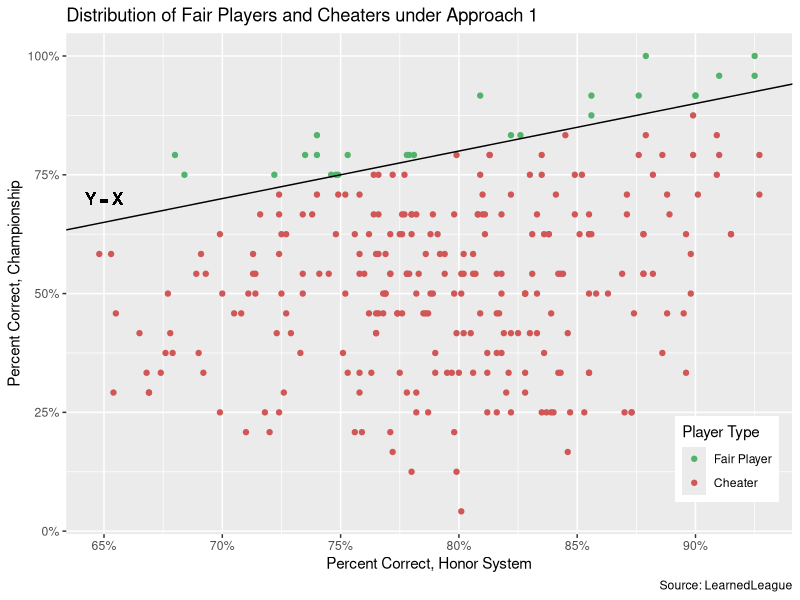
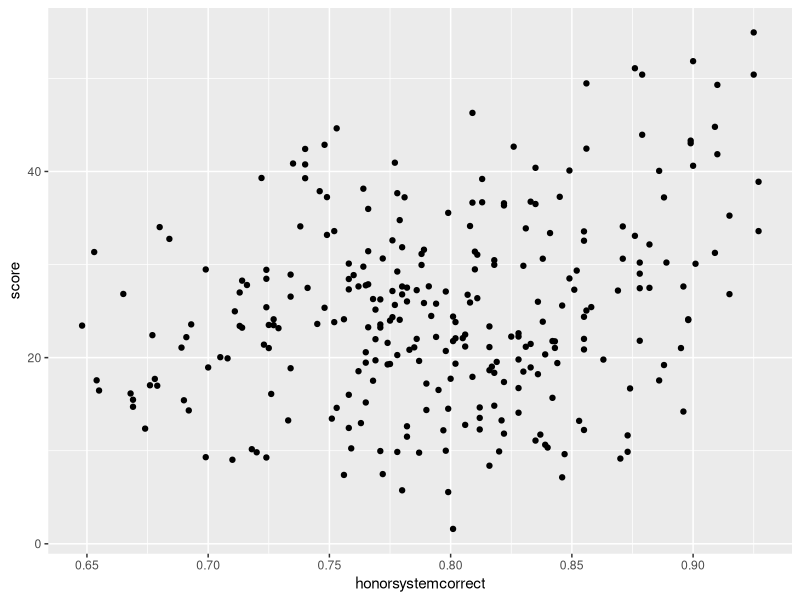
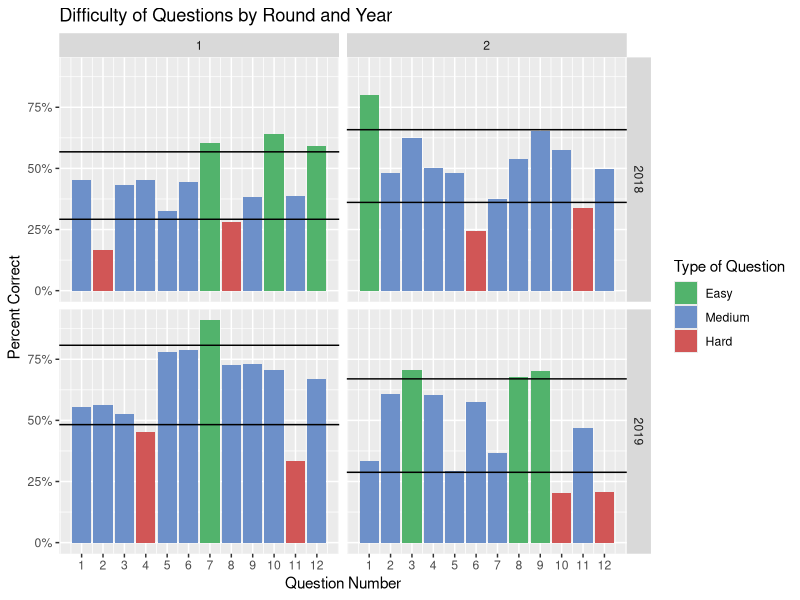
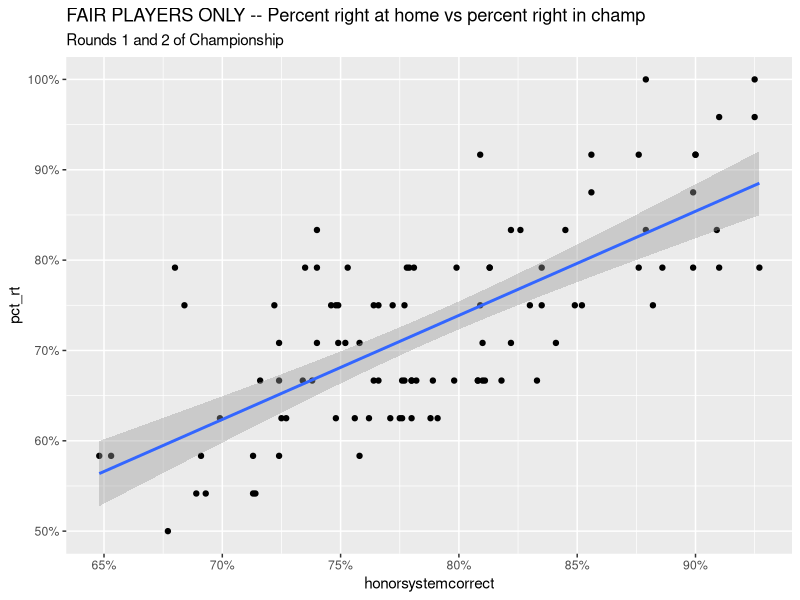
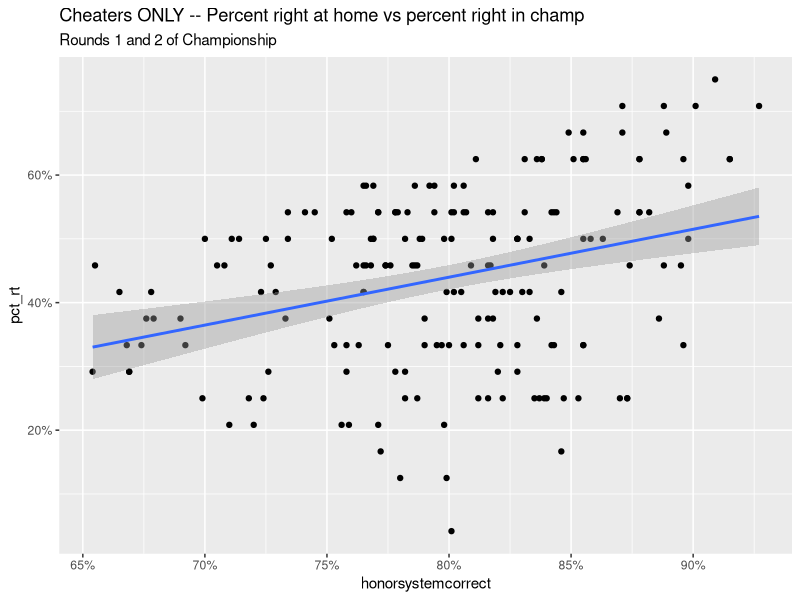
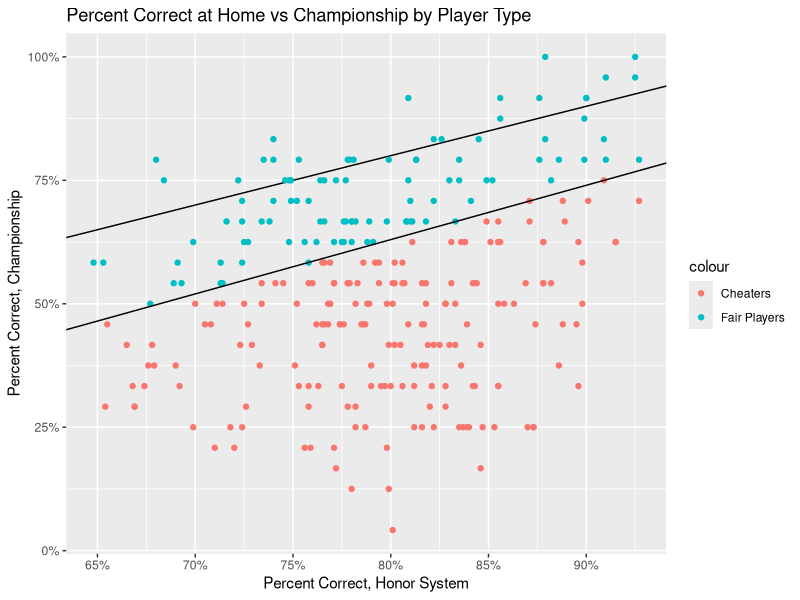
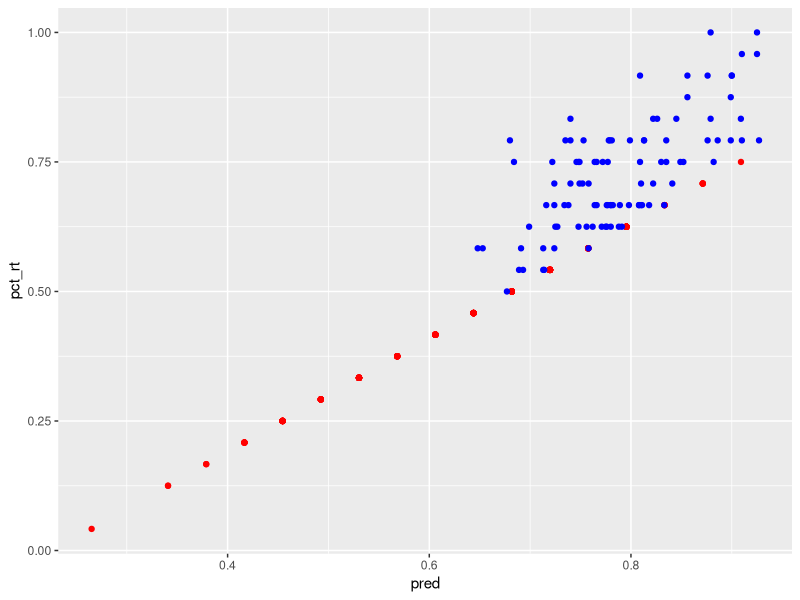
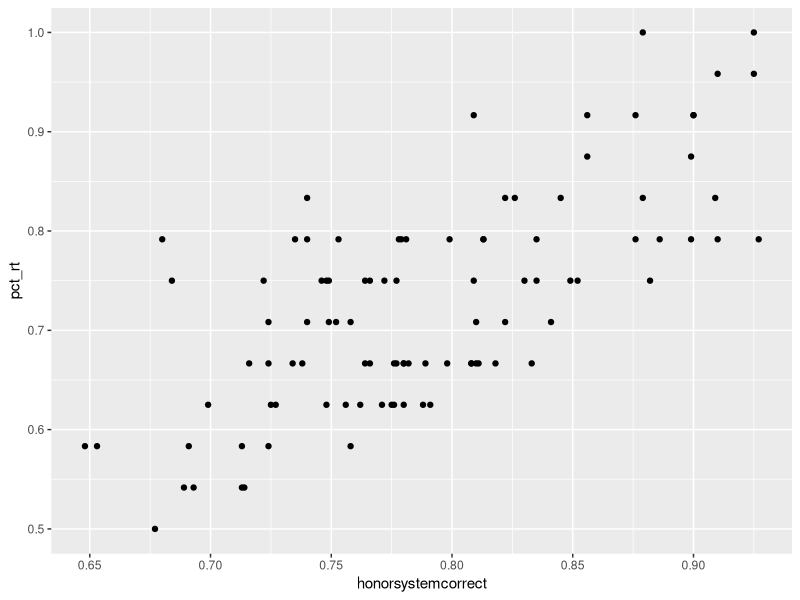

Recreate these plots in R, in order. (Note: this script raises an error after producing the figures.)
## ---- chunk 1
knitr::opts_chunk$set(echo = TRUE)
## ---- chunk 2
library(tidyverse)
library(lubridate)
library(knitr)
library(kableExtra)
library(scales)
library(ggthemes)
library(glue)
## ---- chunk 3
raw <- read_csv("pset3.csv")

edited <- raw %>% 
  pivot_longer(
    c(-name, -year, -round, -merge, -numbercorrect, -honorsystemcorrect),
    names_to = "qno",
    values_to = "ans"
  ) %>%
  mutate(qno = as.numeric(str_remove_all(qno, "q"))) %>%
  mutate(honorsystemcorrect = na_if(honorsystemcorrect, -99))
## ---- chunk 4
edited %>%
  group_by(year, round) %>%
  summarize(sample_size = n(), 
            mean(ans), 
            max = max(numbercorrect),
            min = min(numbercorrect),
            mean = mean(numbercorrect),
            sd = sd(numbercorrect)) %>%
  drop_na() %>%
  mutate(`mean(ans)` = percent(`mean(ans)`, accuracy = 0.1),
         mean = round(mean, digits = 2),
         sd = round(sd, digits = 2)) %>%
  ungroup() %>%
  pivot_wider(round, names_from = year, values_from = c(sample_size, `mean(ans)`, min, max, mean, sd)) %>%
  select(round, 
         sample_size_2018, `mean(ans)_2018`, min_2018, max_2018, mean_2018, sd_2018, 
         sample_size_2019, `mean(ans)_2019`, min_2019, max_2019, mean_2019, sd_2019) %>%
  kable("latex", booktabs = T, align = "r", caption = "Summary Statistics of Correct Answers by Year and Round of the Championship",
        col.names = c("Round", 
                      "N", "% Correct", "Min", "Max", "Mean", "St Dev", 
                      "N", "% Correct", "Min", "Max", "Mean", "St Dev")) %>%
  add_header_above(c(" ", "Questions Overall" = 2, "Individual Performance" = 4, "Questions Overall" = 2, "Individual Performance" = 4)) %>%
  add_header_above(c(" ", "2018" = 6, "2019" = 6)) %>%
  column_spec(1, border_right = T) %>%
  column_spec(7, border_right = T)%>%
  kable_styling(position = "center", latex_options = "hold_position")
## ---- chunk 5
edited %>%
  group_by(year, round) %>%
  summarize(mean_hnr_pct = mean(honorsystemcorrect, na.rm = TRUE),
            med = median(honorsystemcorrect, na.rm = TRUE),
            min = min(honorsystemcorrect, na.rm = TRUE),
            max = max(honorsystemcorrect, na.rm = TRUE)) %>%
  mutate(mean_hnr_pct = percent(mean_hnr_pct, accuracy = 0.1),
         med = percent(med, accuracy = 0.1),
         min = percent(min, accuracy = 0.1),
         max = percent(max, accuracy = 0.1)) %>%
  drop_na() %>%
  pivot_wider(id_cols = round, names_from = year, values_from = c(mean_hnr_pct, med, min, max)) %>%
  select(round, 
         mean_hnr_pct_2018, med_2018, min_2018, max_2018, 
         mean_hnr_pct_2019, med_2019, min_2019, max_2019) %>%
  kable("latex", booktabs = T, align = "r",
        caption = "Summary Statistics of Honor System Performance by Year and Round",
        col.names = c("Round", 
                      "Mean", "Median", "Min", "Max", 
                      "Mean", "Median", "Min", "Max")) %>%
  add_header_above(c(" ", "2018" = 4, "2019" = 4)) %>%
  column_spec(1, border_right = T) %>%
  column_spec(5, border_right = T) %>%
  kable_styling(position = "center", latex_options = "hold_position")
## ---- chunk 6
app1 <- edited %>%
  filter(round %in% c(1, 2)) %>%
  group_by(year, name, honorsystemcorrect) %>%
  summarize(pct_rt = mean(ans, na.rm = TRUE)) %>%
  drop_na() %>%
  mutate(cheater = if_else(honorsystemcorrect > pct_rt, 1, 0))

app1 %>%
  ggplot(aes(x = honorsystemcorrect, y = pct_rt, color = factor(cheater))) +
  geom_point() +
  geom_abline(slope = 1) +
  geom_text(aes(0.65, 0.70, label = "Y = X"), color = "black") +
  scale_x_continuous(labels = scales::label_percent()) +
  scale_y_continuous(labels = scales::label_percent()) +
  scale_color_manual(name = "Player Type", 
                     labels = c("Fair Player", "Cheater"), 
                     values = c("#52b36c", "#d15656")) +
  labs(title = "Distribution of Fair Players and Cheaters under Approach 1",
       x = "Percent Correct, Honor System",
       y = "Percent Correct, Championship",
       caption = "Source: LearnedLeague") +
  theme(legend.position = c(0.91, 0.15))

mean(app1 %>% filter(cheater == 0) %>% magrittr::use_series(honorsystemcorrect))
mean(app1 %>% filter(cheater == 0) %>% magrittr::use_series(pct_rt))
## ---- chunk 7
champ_difficulty <- edited %>%
  filter(round %in% c(1, 2)) %>%
  group_by(year, round, qno) %>%
  summarize(corr = sum(ans), asked = n()) %>%
  mutate(pct_corr = corr/asked, 
         # I let difficulty be 1/pct_corr because I want its value to be higher for questions that people get correct less often. 
         difficulty = 1/pct_corr) %>%
  select(year, round, qno, pct_corr, difficulty)
champ_difficulty

# Difficult questions are answered correctly a standard deviation less frequently than the mean of each round. 
metrics <- champ_difficulty %>%
  group_by(year, round) %>%
  summarize(mean_corr = mean(pct_corr), sd = sd(pct_corr))

edited %>%
  drop_na(honorsystemcorrect) %>%
  filter(ans == 1) %>%
  inner_join(champ_difficulty) %>%
  group_by(name, year, honorsystemcorrect) %>%
  summarize(score = sum (difficulty)) %>%
  arrange(desc(score)) %>%
  ggplot(mapping = aes(x = honorsystemcorrect, y = score)) +
  geom_point()


plot <- champ_difficulty %>%
  left_join(metrics) %>%
  mutate(difficulty = if_else(pct_corr > mean_corr + sd, 0, 1),
         difficulty = if_else(pct_corr < mean_corr - sd, 2, difficulty))
plot


ggplot(plot, mapping = aes(x = qno, y = pct_corr, fill = factor(difficulty))) +
  geom_col() +
  geom_hline(plot, mapping = aes(yintercept = mean_corr + sd)) +
  geom_hline(plot, mapping = aes(yintercept = mean_corr - sd)) +
  scale_y_continuous(labels = scales::label_percent()) +
  scale_x_continuous(breaks = seq(1, 12)) +
  scale_fill_manual(name = "Type of Question",
                    labels = c("Easy", "Medium", "Hard"),
                    values = c("#52b36c", "#6d90c9", "#d15656")) +
  labs(title = "Difficulty of Questions by Round and Year",
       x = "Question Number",
       y = "Percent Correct ") +
  facet_grid(year ~ round)

easyqs <- plot %>% 
  filter(difficulty == 0) %>%
  select(year, round, qno)

inner_join(easyqs, edited) %>%
  drop_na(honorsystemcorrect) %>%
  group_by(name, honorsystemcorrect) %>%
  summarize(count = sum(ans)) %>%
  mutate(num_easyqs = nrow(easyqs)) %>%
  arrange(-desc(count))
## being good at trivia means you can answer lots of hard questions.
## ---- chunk 8
corr_r_1and2 <- edited %>%
  filter(round %in% c(1, 2)) %>%
  drop_na(honorsystemcorrect, ans) %>%
  group_by(year, name, honorsystemcorrect) %>%
  summarize(pct_rt = mean(ans))

ttester <- function(current_selection, year_sel) {
  obs <- edited %>%
    filter(round %in% c(1, 2), 
           year == year_sel,
           name == current_selection)
  # Case where people get a perfect score in competition returns no std dev so 
  # do not do a ttest in those situations
  if (sum(obs$ans) == 24) {
    return(1)
  }
  honsyscorr_num <- obs %>%
    magrittr::extract2(1,6)
  pval <- t.test(obs$ans, mu = honsyscorr_num, alternative = "less") %>%
    broom::tidy() %>%
    magrittr::extract2(1, 3)
}

pvals <- edited %>%
  drop_na(honorsystemcorrect, ans) %>%
  distinct(name, year) %>%
  mutate(pvals = map2(name, year, ttester),
         statsig = if_else(pvals < 0.05, 1, 0))

allplayers <- left_join(corr_r_1and2, pvals)

# List of people that cheated
cheaters <- allplayers %>%
  filter(statsig == 1) %>%
  select(-statsig) %>%
  mutate(type = "cheater")

# List of people that didn't cheat
fairplayers <- allplayers %>%
  filter(statsig == 0) %>%
  select(-statsig) %>%
  mutate(type = "fair")
# %>%
 # mutate(honorsystemcorrect = percent(honorsystemcorrect, accuracy = 0.1),
 #        pct_rt = percent(pct_rt, accuracy = 0.1))
## ---- chunk 9
fairplayers %>%
  ggplot(aes(honorsystemcorrect, pct_rt)) +
  geom_point() +
  labs(title = "FAIR PLAYERS ONLY -- Percent right at home vs percent right in champ",
       subtitle = "Rounds 1 and 2 of Championship") +
  scale_x_continuous(labels = scales::label_percent()) +
  scale_y_continuous(labels = scales::label_percent()) +
  geom_smooth(method = "lm")



cheaters %>%
  ggplot(aes(honorsystemcorrect, pct_rt)) +
  geom_point() +
  labs(title = "Cheaters ONLY -- Percent right at home vs percent right in champ",
       subtitle = "Rounds 1 and 2 of Championship") +
  scale_x_continuous(labels = scales::label_percent()) +
  scale_y_continuous(labels = scales::label_percent()) +
  geom_smooth(method = "lm")

pp <- edited %>%
  filter(round %in% c(1, 2)) %>%
  group_by(year, name, honorsystemcorrect) %>%
  summarize(pct_rt = mean(ans)) %>%
  drop_na() %>%
  ggplot(aes(honorsystemcorrect, pct_rt)) +
  labs(x = "Percent Correct, Honor System",
       y= "Percent Correct, Championship") +
  geom_abline(slope=1) +
  scale_x_continuous(labels = scales::label_percent()) +
  scale_y_continuous(labels = scales::label_percent())


pp +
  geom_point(cheaters, mapping = aes(honorsystemcorrect, pct_rt, color = "Cheaters")) +
  geom_point(fairplayers, mapping = aes(honorsystemcorrect, pct_rt, color = "Fair Players")) +
  labs(title = "Percent Correct at Home vs Championship by Player Type") +
  geom_abline(slope = 1.1, intercept = -0.25)
#  theme(legend.position = c(0.93, 0.1))
# Point on the far right side scored 95% but scored in competition like someone who scored 80% on the honor system. Use that system to figure out what the predected scores of people should be. 

adj <- cheaters %>%
  mutate(pred = (pct_rt + 0.25)/1.1)

ggplot() +
  geom_point(adj, mapping = aes(pred, pct_rt), color = "red") +
  geom_point(fairplayers, mapping = aes(honorsystemcorrect, pct_rt), color = "blue")


mean(fairplayers$honorsystemcorrect)
mean(fairplayers$pct_rt)

fairplayers %>%
  ggplot(aes(honorsystemcorrect, pct_rt)) +
  geom_point()
## ---- chunk 10
edited %>%
  filter(round %in% c(3, 4)) %>%
  drop_na(honorsystemcorrect, ans) %>%
  group_by(year, name, honorsystemcorrect) %>%
  summarize(pct_rt = mean(ans))
## ---- chunk 11
edited %>%
  filter(merge == "merged") %>%
  group_by(year, round, qno) %>% 
  summarize(correct_ans = sum(ans), times_asked = n()) %>%
  ggplot(mapping = aes(x = qno, y = correct_ans/times_asked)) +
  geom_col() +
  facet_grid(round ~ year) +
  scale_x_continuous(breaks = seq(1, 12)) +
  scale_y_continuous(limits = c(0, 1), labels = label_percent()) +
  labs(title = "Percent of questions correctly answered in Championship", 
       subtitle = "All Players",
       x = "Question Number", 
       y = "% Correctly Answered")

inner_join(fairplayers, edited) %>%
  group_by(year, round, qno) %>% 
  summarize(correct_ans = sum(ans), times_asked = n()) %>%
  ggplot(mapping = aes(x = qno, y = correct_ans/times_asked)) +
  geom_col() +
  facet_grid(round ~ year) +
  scale_x_continuous(breaks = seq(1, 12)) +
  scale_y_continuous(limits = c(0, 1), labels = label_percent()) +
  labs(title = "Percent of questions correctly answered in Championship", 
       subtitle = "Fair Players only",
       x = "Question Number", 
       y = "% Correctly Answered")

inner_join(cheaters, edited) %>%
  group_by(year, round, qno) %>% 
  summarize(correct_ans = sum(ans), times_asked = n()) %>%
  ggplot(mapping = aes(x = qno, y = correct_ans/times_asked)) +
  geom_col() +
  facet_grid(round ~ year) +
  scale_x_continuous(breaks = seq(1, 12)) +
  scale_y_continuous(limits = c(0, 1), labels = label_percent()) +
  labs(title = "Percent of questions correctly answered in Championship", 
       subtitle = "Cheaters only",
       x = "Question Number", 
       y = "% Correctly Answered")


bind_rows(cheaters, fairplayers) %>%
  inner_join(edited) %>%
  group_by(year, round, qno, type) %>% 
  summarize(correct_ans = sum(ans), times_asked = n()) %>%
  ggplot(aes(x = qno, y = correct_ans/times_asked, group = type, fill = type)) +
  geom_col(position = "dodge") +
  facet_grid(round ~ year) +
  scale_x_continuous(breaks = seq(1, 12)) +
  scale_y_continuous(limits = c(0, 1), labels = label_percent()) +
  labs(title = "Percent of questions correctly answered in Championship", 
       subtitle = "Both",
       x = "Question Number", 
       y = "% Correctly Answered")
## ---- chunk 12
cheaters %>%
  mutate(honorsystemcorrect = percent(honorsystemcorrect, accuracy = 0.1),
         pct_rt = percent(pct_rt, accuracy = 0.1)) %>%
  slice(1:10) #%>%
#  kable(col.names = c("Year", "Name", "Percent Correct, Honor System", "Percent Correct, Competition", "P-Value"))
## ---- chunk 13
# Lets find people who I think played honestly during the regular season. 
edited %>%
  distinct(name, honorsystemcorrect) %>%
  ggplot(aes(honorsystemcorrect)) +
  geom_histogram()

edited %>%
  group_by(name, year, round) %>%
  mutate(stdev = sd(ans), competcorrect = mean(ans)) %>%
  mutate(tstatistic = (competcorrect - honorsystemcorrect)/(stdev/sqrt(12)))

## ---- chunk 14
dropouts <- edited %>% 
  filter(is.na(honorsystemcorrect)) %>%
  distinct(name, year) %>%
  pull(name)

x <- edited %>%
  filter(name %in% dropouts) %>%
  group_by(name, year) %>%
  summarize(pct_corr = mean(ans)) %>%
  ungroup() %>%
  count(pct_corr)

ggplot() +
  geom_abline(slope = 1, alpha = 0.25) +
  geom_point(cheaters, mapping = aes(honorsystemcorrect, pct_rt, color = "Cheaters"), alpha = 0.25) +
  geom_point(fairplayers, mapping = aes(honorsystemcorrect, pct_rt, color = "Fair Players"), alpha = 0.25) +
  geom_hline(x, mapping = aes(yintercept = pct_corr), linetype = "longdash") +
  labs(title = "Percent Correct at Home vs Championship by Player Type") +
  theme(panel.grid.major = element_blank(), panel.grid.minor = element_blank())
## ---- chunk 15
edited %>% 
  filter(honorsystemcorrect > 0) %>%
  ggplot(mapping = aes(x = honorsystemcorrect, y = numbercorrect/12)) +
  geom_point(alpha = 0.075, stroke = 0) +
  geom_smooth() +
  scale_y_continuous(labels = label_percent()) +
  scale_x_continuous(labels = label_percent()) +
  labs(x = "% Correct on Honor System", y = "% Correct Live")

edited %>%
  filter(merge == "honorsystem_only") %>%
  ggplot(aes(x = honorsystemcorrect)) +
  geom_histogram()
## ---- chunk 16

edited %>%
  filter(merge == "merged", year == 2018) %>%
  group_by(round, qno) %>% 
  summarize(correct_ans = sum(ans), times_asked = n()) %>%
  mutate(percent = percent(correct_ans/times_asked)) %>%
  select(-correct_ans, -times_asked, Round = round) %>%
  arrange(-desc(Round), -desc(qno)) %>%
  mutate(qno = glue("Q {qno}")) %>%
  pivot_wider(id_cols = Round, names_from = qno, values_from = percent) %>%
  kable(booktabs = T, caption = "2018 Percent of Questions Answered Correctly")

edited %>%
  filter(merge == "merged", year == 2019) %>%
  group_by(round, qno) %>% 
  summarize(correct_ans = sum(ans), times_asked = n()) %>%
  mutate(percent = percent(correct_ans/times_asked)) %>%
  select(-correct_ans, -times_asked, Round = round) %>%
  arrange(-desc(Round), -desc(qno)) %>%
  mutate(qno = glue("Q {qno}")) %>%
  pivot_wider(id_cols = Round, names_from = qno, values_from = percent) %>%
  kable(booktabs = T, caption = "2019 Percent of Questions Answered Correctly")
## ---- chunk 17
champ2018 <- edited %>%
  filter(merge == "merged", year == 2018) %>%
  group_by(year, round, qno) %>% 
  summarize(correct_ans = sum(ans), times_asked = n()) %>%
  mutate(percent = percent(correct_ans/times_asked)) %>%
  select(-correct_ans, -times_asked, Round = round) %>%
  arrange(-desc(Round), -desc(qno)) %>%
  mutate(qno = glue("Question {qno}")) %>%
  pivot_wider(id_cols = c(qno, year), names_from = Round, values_from = percent)

champ2019 <- edited %>%
  filter(merge == "merged", year == 2019) %>%
  group_by(year, round, qno) %>% 
  summarize(correct_ans = sum(ans), times_asked = n()) %>%
  mutate(percent = percent(correct_ans/times_asked)) %>%
  select(-correct_ans, -times_asked, Round = round) %>%
  arrange(-desc(Round), -desc(qno)) %>%
  mutate(qno = glue("Question {qno}")) %>%
  pivot_wider(id_cols = c(qno, year), names_from = Round, values_from = percent)

size <- edited %>%
  filter(merge == "merged") %>%
  group_by(year, round) %>% 
  summarize(correct_ans = sum(ans), times_asked = n()) %>%
  pull(times_asked)

bind_cols(champ2018, champ2019) %>%
  ungroup() %>%
  select(-year, -year1, -qno1) %>%
  kable("latex", 
        col.names = append("Sample Size (n = )", size), 
        booktabs = T,
        caption = "2018/2019 Championship Percentage Correct by Question") %>%
  add_header_above(c("Round Number", "1", "2", "3", "4", "1", "2", "3", "4")) %>%
  add_header_above(c(" ", "2018" = 4, "2019" = 4)) %>%
  kable_styling(position = "center", latex_options = c("repeat_header"))

edited %>%
  filter(merge == "merged") %>%
  group_by(year, round, qno) %>% 
  summarize(correct_ans = sum(ans), times_asked = n()) %>%
  ggplot(mapping = aes(x = qno, y = correct_ans/times_asked)) +
  geom_col() +
  facet_grid(year ~ round) +
  scale_x_continuous(breaks = seq(1, 12)) +
  scale_y_continuous(labels = label_percent()) +
  labs(title = "Percent of questions correctly answered in Championship", 
       x = "Question Number", 
       y = "% Correctly Answered")

## What were the lifetime honor system averages of people who advanced through each stage of the competition.
# 1212 people did not qualify to the champinonship. 

edited %>%
  group_by(year, round) %>%
  summarize(sample_size = n(), mean_hnr_pct = mean(honorsystemcorrect, na.rm = TRUE)) %>%
  mutate(mean_hnr_pct = percent(mean_hnr_pct, accuracy = 0.1)) %>%
  drop_na() %>%
  mutate(sample_size = glue("(n = {sample_size})")) %>%
  unite(join, c(mean_hnr_pct, sample_size), sep = " ") %>%
  pivot_wider(id_cols = year, names_from = round, values_from = join) %>%
  rename(Year = year) %>%
  kable(booktabs = T, caption = "Percentages of Honor System Success by Round and Year") %>%
  kable_styling(position = "center")

# List of all unique individuals. Is there any overlap between those in the champ and those not in the champ?
#edited %>% select(name, merge) %>% distinct()
